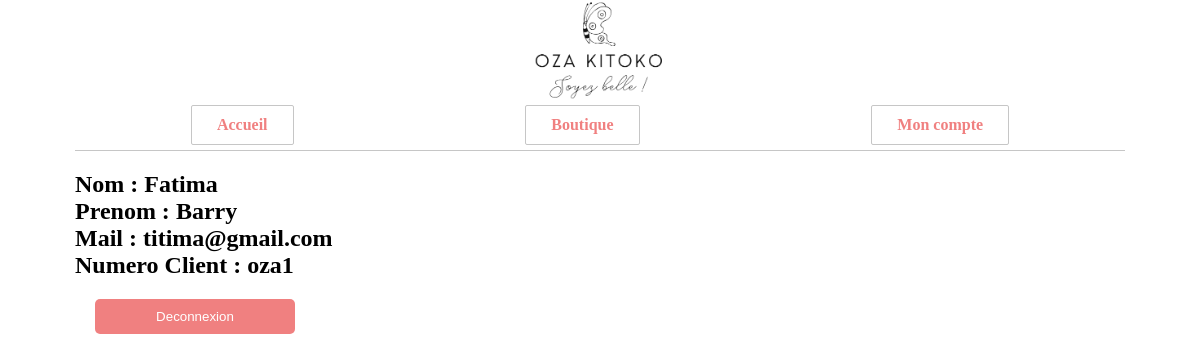
The app's page /compte.php (signed in) with its own data.
### tables this page shows
CREATE TABLE `client` (
  `id` int(11) NOT NULL,
  `nom` varchar(255) NOT NULL,
  `prenom` varchar(255) NOT NULL,
  `email` varchar(255) NOT NULL,
  `pwd` varchar(255) NOT NULL
);

### connection/Base.php (called while the page is built, shortened)
<?php
class Base
{
    public $host   = HOST;
    public $user   = NOM;
    public $pass   = MDP;
    public $dbname = BD;
    public $link;
    private function connectDB()
    {
        $this->link = new mysqli(
            $this->host,
            $this->user,
            $this->pass,
            $this->dbname
        );
    }
    public function select($query)
    {
        $result = $this->link->query($query) or
        die($this->link->error . __LINE__);
        if ($result->num_rows > 0) {
            return $result;
        } else {
            return false;
        }
    }
}

### helpers/class.php (called while the page is built, shortened)
<?php
     require("".$_SERVER['DOCUMENT_ROOT']."/ozakitoko/classes/Client.php");
     $client = new Client();

### classes/Client.php (called while the page is built, shortened)
<?php
     include_once("".$_SERVER['DOCUMENT_ROOT']."/ozakitoko/connection/Base.php");
     class Client
     {
          public function __construct()
          {
               $this->db = new Base();
          }
          public function afficher_par_mail($mail)
          {
               $query = "select * from client WHERE client.email = '$mail'";
               $result = $this->db->select($query);
               foreach ($result as $data ) {
                    return $data;
               }
          }
     }

### compte.php (the view, shortened to what this page needs)
<!DOCTYPE html>
<html lang="en">
<?php
	include("./inc/head.php")
?>
<body>
     <?php
          include("./inc/en-tete.php");
          $data = $client->afficher_par_mail($_COOKIE['client']);
     ?>
     <div class="section" id="monCompte">
          <h2>Nom : <?php echo $data['nom'] ?></h2>
          <h2>Prenom : <?php echo $data['prenom'] ?></h2>
          <h2>Mail : <?php echo $data['email'] ?></h2>
          <h2>Numero Client : oza<?php echo $data['id'] ?></h2>
          <a  href="./compte.php?deconnexion=true">
               <button class="btn-one">Deconnexion </button>
          </a>
     </div>
</body>
</html>

### css/style.css (style rules this page uses)
* { padding:0; margin: 0; box-sizing: border-box; }
body { margin-right: 75px; margin-left: 75px; }
a { color: inherit; text-decoration: inherit; }
.section { margin: 20px 0px; }
.formChild input[type="submit"], .btn-one, .btn-admin { width: 200px; padding: 10px 20px; border-radius: 5px; background-color: lightcoral; color: white; border: none; margin: 20px; }

### records on screen
client: nom "Fatima", prenom "Barry", email "titima@gmail.com", id "1"
